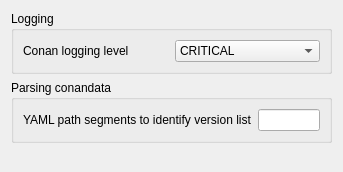
     <widget class="QWidget" name="prefs_conan">
      <property name="geometry">
       <rect>
        <x>0</x>
        <y>0</y>
        <width>343</width>
        <height>172</height>
       </rect>
      </property>
      <attribute name="label">
       <string>Conan</string>
      </attribute>
      <layout class="QVBoxLayout" name="verticalLayout_3">
       <item>
        <widget class="QGroupBox" name="groupBox_3">
         <property name="title">
          <string>Logging</string>
         </property>
         <layout class="QGridLayout" name="gridLayout_4">
          <item row="0" column="0">
           <widget class="QLabel" name="label_7">
            <property name="sizePolicy">
             <sizepolicy hsizetype="Preferred" vsizetype="Preferred">
              <horstretch>0</horstretch>
              <verstretch>0</verstretch>
             </sizepolicy>
            </property>
            <property name="text">
             <string>Conan logging level</string>
            </property>
           </widget>
          </item>
          <item row="0" column="1">
           <widget class="QComboBox" name="prefs_conan_log_level">
            <property name="toolTip">
             <string>Log Conan commands. Only works when a single recipe has commands run on it</string>
            </property>
            <item>
             <property name="text">
              <string>CRITICAL</string>
             </property>
            </item>
            <item>
             <property name="text">
              <string>ERROR</string>
             </property>
            </item>
            <item>
             <property name="text">
              <string>WARNING</string>
             </property>
            </item>
            <item>
             <property name="text">
              <string>INFO</string>
             </property>
            </item>
            <item>
             <property name="text">
              <string>DEBUG</string>
             </property>
            </item>
            <item>
             <property name="text">
              <string>NOTSET</string>
             </property>
            </item>
           </widget>
          </item>
         </layout>
        </widget>
       </item>
       <item>
        <widget class="QGroupBox" name="groupBox_4">
         <property name="title">
          <string>Parsing conandata</string>
         </property>
         <layout class="QGridLayout" name="gridLayout_5">
          <item row="0" column="0">
           <widget class="QLabel" name="label_8">
            <property name="text">
             <string>YAML path segments to identify version list</string>
            </property>
           </widget>
          </item>
          <item row="0" column="1">
           <widget class="QLineEdit" name="prefs_conan_version_list_path_segment">
            <property name="toolTip">
             <string>&lt;html&gt;&lt;head/&gt;&lt;body&gt;&lt;p&gt;For example, if your conandata.yml is formatted as&lt;/p&gt;&lt;p&gt;&lt;br/&gt;&lt;/p&gt;&lt;p&gt;  sources:&lt;/p&gt;&lt;p&gt;    1.2.3:&lt;/p&gt;&lt;p&gt;    ... &lt;/p&gt;&lt;p&gt;    4.5.6:&lt;/p&gt;&lt;p&gt;    ... &lt;/p&gt;&lt;p&gt;&lt;br/&gt;&lt;/p&gt;&lt;p&gt;then specify 'sources' in order to extract the version list&lt;/p&gt;&lt;/body&gt;&lt;/html&gt;</string>
            </property>
           </widget>
          </item>
         </layout>
        </widget>
       </item>
       <item>
        <spacer name="verticalSpacer_4">
         <property name="orientation">
          <enum>Qt::Vertical</enum>
         </property>
         <property name="sizeHint" stdset="0">
          <size>
           <width>20</width>
           <height>40</height>
          </size>
         </property>
        </spacer>
       </item>
      </layout>
     </widget>
